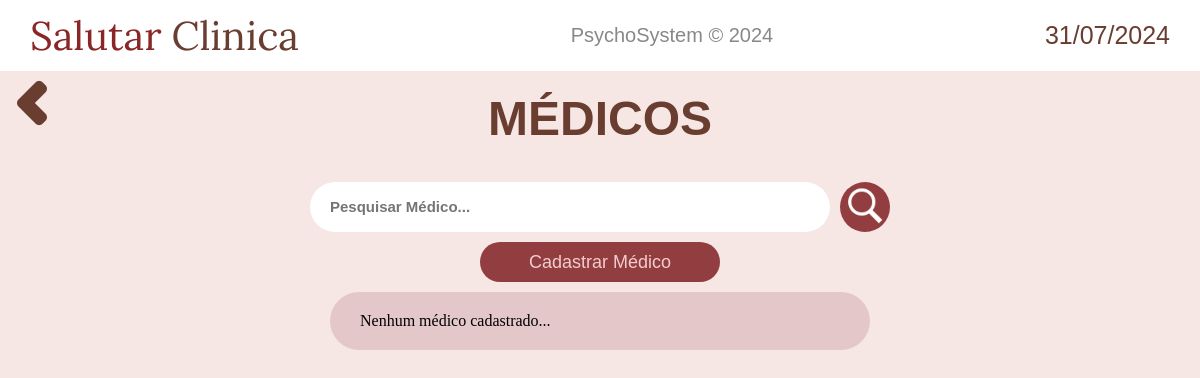
Before: /medicos/ (signed in) with the older database file.
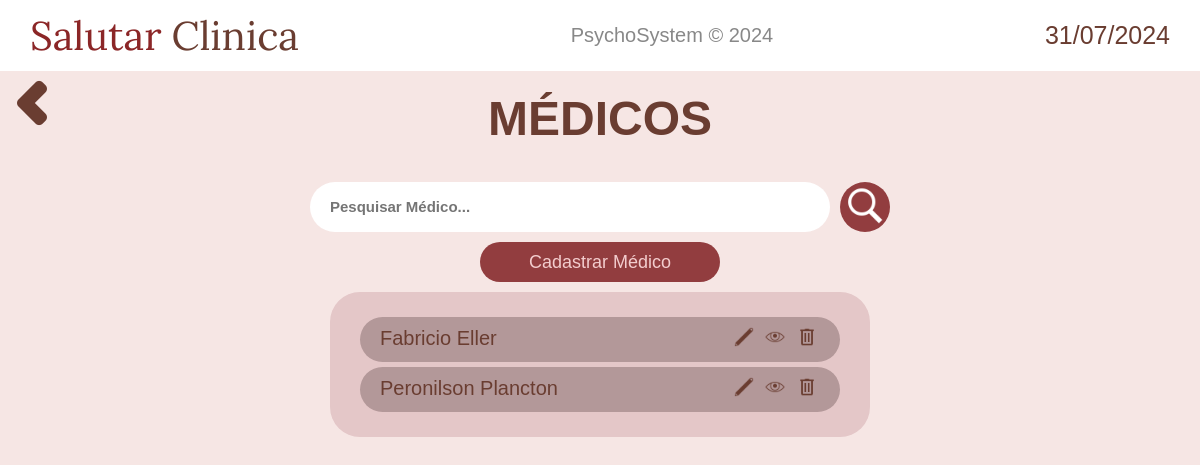
After: the same page with the newer database file.
### medicos/models.py (models this page shows, shortened)
class Medico(models.Model):
    nome = models.CharField(max_length=50)
    cpf = models.CharField(max_length=20, unique=True)
    rg = models.CharField(max_length=20)
    numero_classe = models.CharField(max_length=20)
    profissao = models.CharField(max_length=20)

### medicos/views.py (the view)
# urls.py: path('', views.display_medicos, name="display_medicos"),
@login_required(login_url='home:login')
def display_medicos(request):
    medicos = Medico.objects.all()
    context_ = {
        'data_atual': data_atual,
        'medicos': medicos,
    }
    return render(request, 'medicos/display.html', context_)

### medicos/templates/medicos/display.html (shortened to what this page needs)
{% extends 'base.html' %}
{% load static %}
{% block content %}
<div style="display: flex;">
    <a href="{% url 'home:navegacao' %}" class="return-button"><img src="{% static 'home/imagens/chevron-left.png' %}" alt=""></a>
    <h2 class="welcome-text"><a href="{% url 'medicos:display_medicos' %}">MÉDICOS</a></h2>
</div>
<main style="flex-direction: column;">
    <form action="{% url 'medicos:search' %}" method="get" style="justify-content: center; display: flex;">
        <input class="pesquisar-pacientes" type="text" id="search" name="q" placeholder="Pesquisar Médico...">
        <button type="submit" class="pesquisar-button">
            <img src="{% static 'pacientes/imagens/pesquisar-icon.png' %}" height="40" alt="">
        </button>
    </form>
    <a class="add-paciente-button" href="{% url 'medicos:cadastrar_medico' %}">
        Cadastrar Médico
    </a>
    <div class="mostrar-pacientes-container">
        {% if medicos %}
            {% for medico in medicos %}
                <div class="paciente-exibido">
                    <h4 style="font-weight: 500;">{{ medico.nome }}</h4>
                    <div class="icones-paciente">
                        <a href="{% url 'medicos:editar_medico' medico.id %}" style="margin: 0 3px;">
                            <img height="20" src="{% static 'pacientes/imagens/editar-icon.png' %}" alt="">
                        </a>
                        <a href="{% url 'medicos:infos' medico.id %}" style="margin: 0 3px;">
                            <img height="20" src="{% static 'pacientes/imagens/ver-icon.png' %}" alt="">
                        </a>
                        <a href="#" class="opcao-deletar" style="margin: 0 3px;" data-modal-id="modal-{{ medico.id }}">
                            <img height="20" src="{% static 'pacientes/imagens/excluir-icon.png' %}" alt="">
                        </a>
                    </div>
                </div>
            {% endfor %}
        {% else %}
            <h4 style="font-weight: 500;">Nenhum médico cadastrado...</h4>
        {% endif %}
    </div>
</main>
{% endblock content %}

Changed rows visible on the page:
added Medico: nome "Fabricio Eller"
added Medico: nome "Peronilson Plancton"
Other visible differences:
text no longer shown: "Nenhum médico cadastrado..."
